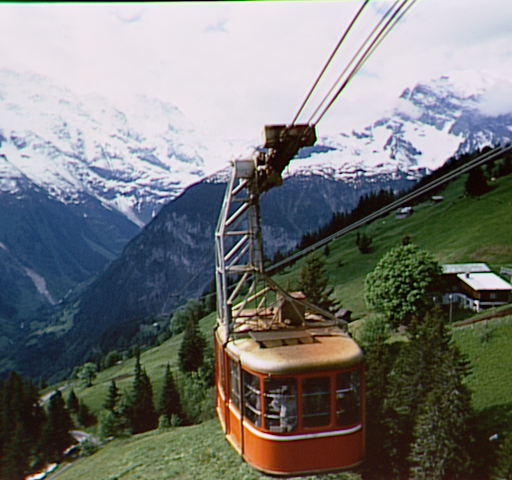
#> input picture cablecar.bmp, 512 x 480 px
$ python tp2.py
#> lines starting #> are read from the running program, lines starting #| are printed output that depends on the picture; after the words box and inside, x2 and y2 are one past the last pixel; in counts of white or black regions, pixels touching at a corner belong together
import cv2
import matplotlib.pyplot as plt
# Read the image
img= cv2.imread('cablecar.bmp')
#> img is the input picture: shape (480, 512, 3); mean B, G, R 117.6, 120, 117.9

if img is None:
    print("Erreur : Impossible de charger l'image.")
else:
     # Get the image height and width
    height, width, _ = img.shape
#> height = 480; width = 512
for y in range(height):
    for x in range(width):
        pixel = img[y, x]
        B, G, R = pixel
        if 100 < x < 200 and 100 < y < 150 :
            img[y, x] = (255,0,0)
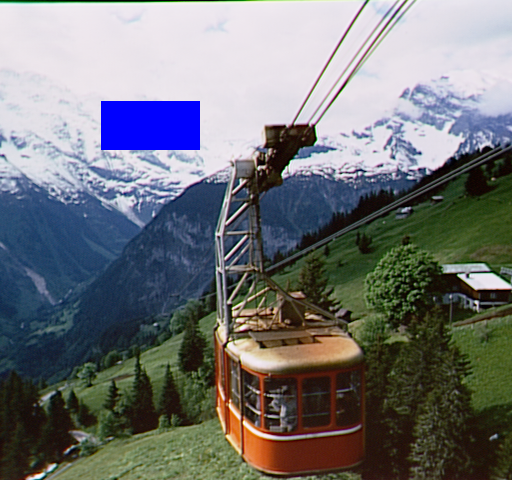
#> img: shape (480, 512, 3); 1.97% of pixels changed, all inside (x1, y1, x2, y2) = (101, 101, 200, 150)
# Show the image
cv2.imshow('Image', img)
cv2.waitKey(0)
cv2.destroyAllWindows()

# Définir la taille des blocs
block_size = int(width/2)
#> block_size = 256
# Parcourir l'image bloc par bloc
for y in range(0, height, block_size):
    for x in range(0, width, block_size):
        # Définir les limites du bloc
        y_end = min(y + block_size, height)
        x_end = min(x + block_size, width)
        # Extraire le bloc
        block = img[y:y_end, x:x_end]
        # Afficher les coordonnées du bloc
        print(f"Bloc ({x}, {y}) → ({x_end}, {y_end})")
        # Afficher chaque bloc
        cv2.imshow("Bloc", block)
        cv2.waitKey(0)
#> this loop made 2 passes
#> pass 1, `cv2.imshow("Bloc", block)`:
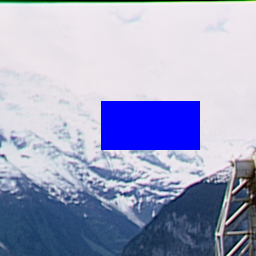
#> window 'Bloc': shape (256, 256, 3); mean B, G, R 197.1, 164.6, 159.5
#> pass 1, `cv2.imshow("Bloc", block)`:
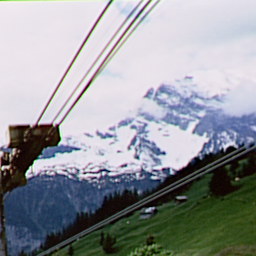
#> window 'Bloc': shape (256, 256, 3); mean B, G, R 155.5, 150.8, 147.5
#> pass 2, `cv2.imshow("Bloc", block)`:
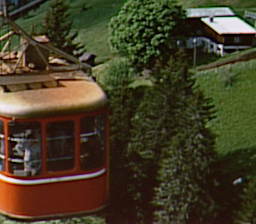
#> window 'Bloc': shape (224, 256, 3); mean B, G, R 37.7, 60.7, 68.8

cv2.destroyAllWindows()

# %%
threshold = 127
gray_img = cv2.cvtColor(img, cv2.COLOR_BGR2GRAY)
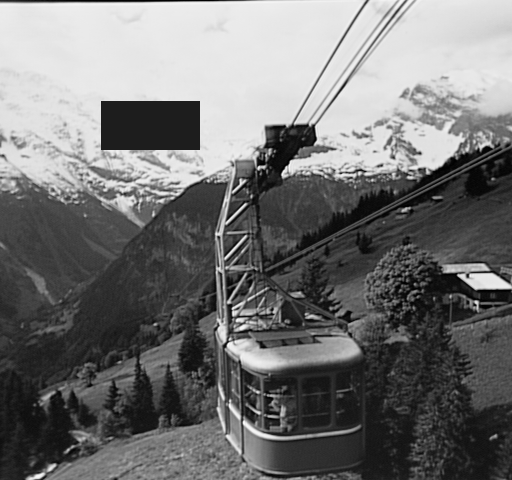
#> gray_img: shape (480, 512); min 0, max 253, mean 115.2
_, img_bw = cv2.threshold(gray_img, threshold, 255, cv2.THRESH_BINARY)
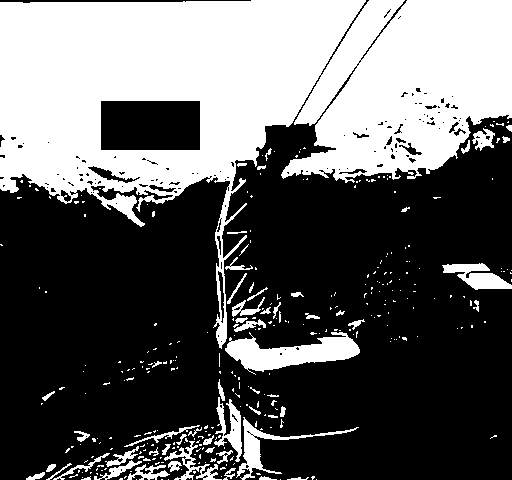
#> img_bw: shape (480, 512); 38% white; 326 white regions (266 under 20 px), largest, box (x1, y1, x2, y2) and area: (0, 0, 512, 349) 82038, (225, 332, 360, 375) 2860, (236, 417, 359, 480) 1141
threshold, img_bw_otsu = cv2.threshold(gray_img, threshold, 255, cv2.THRESH_OTSU)
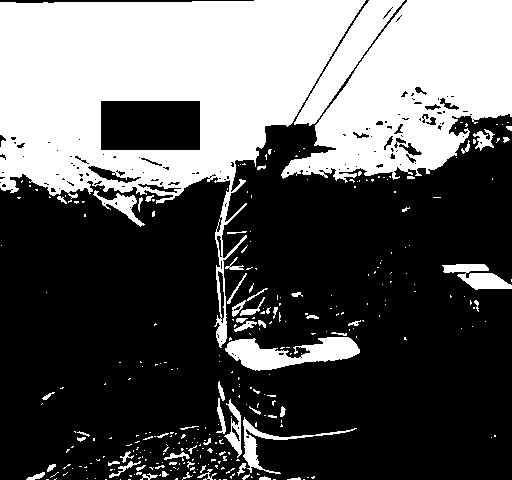
#> img_bw_otsu: shape (480, 512); 36.2% white; 324 white regions (260 under 20 px), largest, box (x1, y1, x2, y2) and area: (0, 0, 366, 348) 51837, (281, 0, 512, 183) 24671, (294, 0, 405, 126) 3580
#> threshold = 136
print (f"Otsu threshold {threshold}")
#| Otsu threshold 136.0
figure, plots = plt.subplots(1, 2)
plots[0].imshow(img_bw, cmap='gray')
plots[0].axis('off')
plots[0].set_title('Binarized Image')
plots[1].imshow(img_bw_otsu, cmap='gray')
plots[1].axis('off')
plots[1].set_title('Otsu Binarized Image')
plt.show()
